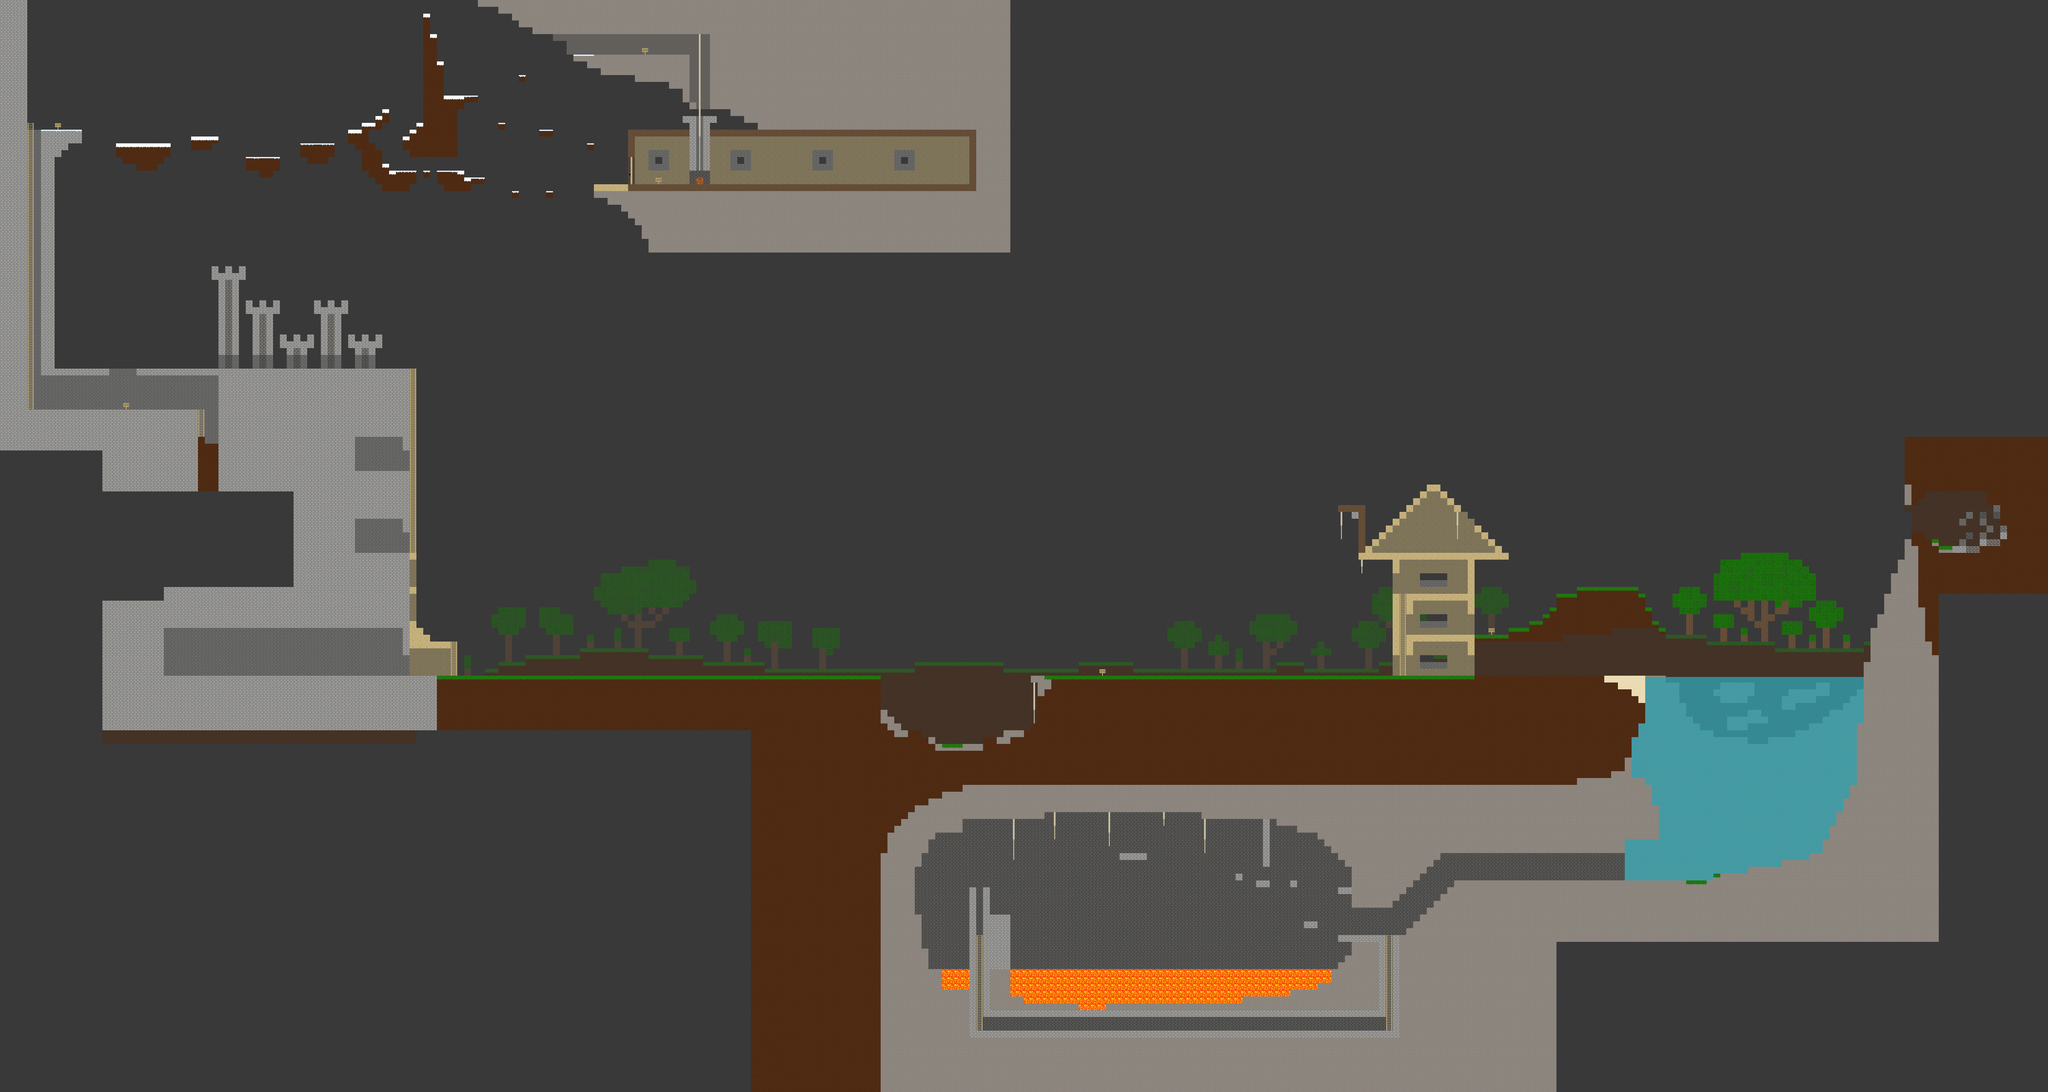

A level layout from a 2D game, rendered from its tile map. Below: a short description, then the map file with tile-grid data replaced by summaries:
An orthogonal 300x160 tile map with 16x16 px tiles, 3 tile layers (behind, collision, front) and 95 objects (31x trigger, 16x dialogue, 12x part, 11x character, 5x torch, ...).

<map version="1.0" orientation="orthogonal" renderorder="right-down" width="300" height="160" tilewidth="16" tileheight="16" backgroundcolor="#393939" nextobjectid="99">
 <tileset firstgid="1" name="spritesheet" tilewidth="16" tileheight="16">
  <image source="spritesheet.png" width="272" height="112" />
 </tileset>
 <layer name="behind" width="300" height="160" opacity="0.5">
  <data>[48000 cells, 11650 non-empty, 12 distinct tile ids]</data>
 </layer>
 <layer name="collision" width="300" height="160">
  <data>[48000 cells, 11977 non-empty, 17 distinct tile ids]</data>
 </layer>
 <layer name="front" width="300" height="160">
  <data>[48000 cells, 1173 non-empty, 8 distinct tile ids]</data>
 </layer>
 <objectgroup name="objects">
  <object id="1" name="spawn point" type="spawn" x="2223" y="1696" width="32" height="48">
   <ellipse />
  </object>
  <object id="2" name="intro dialogue" type="dialogue" x="2160.28" y="1684.82" width="143.09" height="62.11">
   <properties>
    <property name="dialogue" value="intro" />
   </properties>
  </object>
  </objectgroup>
 <objectgroup name="sprites">
  <!-- 35 objects omitted --></objectgroup>
 <objectgroup name="objectives">
  <properties>
   <property name="Name" value="" />
  </properties>
  <!-- 16 objects omitted --></objectgroup>
 <objectgroup name="grasshopperCollect">
  <!-- 10 objects omitted --></objectgroup>
 <objectgroup name="leaveCrater">
  <!-- 9 objects omitted --></objectgroup>
 <objectgroup name="royalVisit">
  <!-- 8 objects omitted --></objectgroup>
 <objectgroup name="meanOrnithologist">
  <!-- 7 objects omitted --></objectgroup>
 <objectgroup name="needPower">
  <!-- 6 objects omitted --></objectgroup>
</map>
<!-- 93 of 95 objects omitted -->
